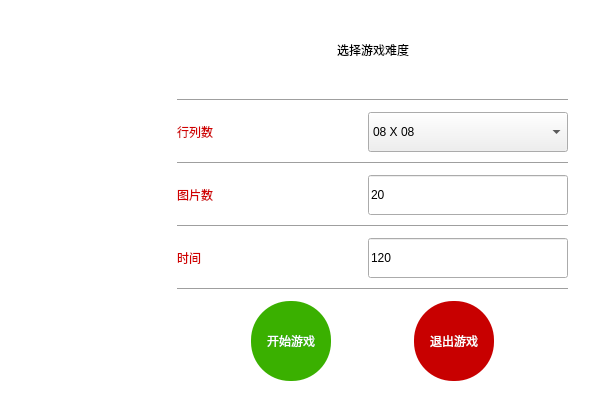
<?xml version="1.0" encoding="UTF-8"?>
<ui version="4.0">
 <class>SelectLevel</class>
 <widget class="QDialog" name="SelectLevel">
  <property name="geometry">
   <rect>
    <x>0</x>
    <y>0</y>
    <width>600</width>
    <height>400</height>
   </rect>
  </property>
  <property name="windowTitle">
   <string>Dialog</string>
  </property>
  <property name="styleSheet">
   <string notr="true">QDialog {
	background-color: rgb(255, 255, 255);
}</string>
  </property>
  <widget class="QLabel" name="label">
   <property name="geometry">
    <rect>
     <x>20</x>
     <y>140</y>
     <width>128</width>
     <height>128</height>
    </rect>
   </property>
   <property name="minimumSize">
    <size>
     <width>128</width>
     <height>128</height>
    </size>
   </property>
   <property name="maximumSize">
    <size>
     <width>128</width>
     <height>128</height>
    </size>
   </property>
   <property name="styleSheet">
    <string notr="true">QLabel {
	border-image: url(:/Main/Resources/Main/Head.png);
}</string>
   </property>
  </widget>
  <widget class="QWidget" name="">
   <property name="geometry">
    <rect>
     <x>177</x>
     <y>10</y>
     <width>391</width>
     <height>371</height>
    </rect>
   </property>
   <layout class="QVBoxLayout" name="verticalLayout">
    <property name="spacing">
     <number>10</number>
    </property>
    <item>
     <layout class="QHBoxLayout" name="horizontalLayout_4">
      <item>
       <spacer name="horizontalSpacer">
        <property name="orientation">
         <enum>Qt::Horizontal</enum>
        </property>
        <property name="sizeHint" stdset="0">
         <size>
          <width>40</width>
          <height>20</height>
         </size>
        </property>
       </spacer>
      </item>
      <item>
       <widget class="QLabel" name="label_2">
        <property name="styleSheet">
         <string notr="true">QLabel {
	color: rgb(0, 0, 0);
	font: 75 22pt &quot;微软雅黑&quot;;
}</string>
        </property>
        <property name="text">
         <string>选择游戏难度</string>
        </property>
       </widget>
      </item>
      <item>
       <spacer name="horizontalSpacer_2">
        <property name="orientation">
         <enum>Qt::Horizontal</enum>
        </property>
        <property name="sizeHint" stdset="0">
         <size>
          <width>40</width>
          <height>20</height>
         </size>
        </property>
       </spacer>
      </item>
     </layout>
    </item>
    <item>
     <widget class="Line" name="line">
      <property name="orientation">
       <enum>Qt::Horizontal</enum>
      </property>
     </widget>
    </item>
    <item>
     <layout class="QHBoxLayout" name="horizontalLayout">
      <item>
       <widget class="QLabel" name="label_3">
        <property name="styleSheet">
         <string notr="true">font: 75 16pt &quot;微软雅黑&quot;;
color: rgb(209, 0, 0);</string>
        </property>
        <property name="text">
         <string>行列数</string>
        </property>
       </widget>
      </item>
      <item>
       <widget class="QComboBox" name="comboBox_cell_number">
        <property name="minimumSize">
         <size>
          <width>200</width>
          <height>40</height>
         </size>
        </property>
        <property name="maximumSize">
         <size>
          <width>200</width>
          <height>40</height>
         </size>
        </property>
        <property name="styleSheet">
         <string notr="true">QComboBox {
	font: 75 16pt &quot;微软雅黑&quot;;
}</string>
        </property>
        <item>
         <property name="text">
          <string>08 X 08</string>
         </property>
        </item>
        <item>
         <property name="text">
          <string>10 X 10</string>
         </property>
        </item>
        <item>
         <property name="text">
          <string>10 X 12</string>
         </property>
        </item>
        <item>
         <property name="text">
          <string>10 X 14</string>
         </property>
        </item>
        <item>
         <property name="text">
          <string>10 X 16</string>
         </property>
        </item>
        <item>
         <property name="text">
          <string>10 X 18</string>
         </property>
        </item>
        <item>
         <property name="text">
          <string>10 X 20</string>
         </property>
        </item>
       </widget>
      </item>
     </layout>
    </item>
    <item>
     <widget class="Line" name="line_2">
      <property name="orientation">
       <enum>Qt::Horizontal</enum>
      </property>
     </widget>
    </item>
    <item>
     <layout class="QHBoxLayout" name="horizontalLayout_2">
      <item>
       <widget class="QLabel" name="label_4">
        <property name="styleSheet">
         <string notr="true">font: 75 16pt &quot;微软雅黑&quot;;
color: rgb(209, 0, 0);</string>
        </property>
        <property name="text">
         <string>图片数</string>
        </property>
       </widget>
      </item>
      <item>
       <widget class="QLineEdit" name="lineEdit_image_number">
        <property name="minimumSize">
         <size>
          <width>200</width>
          <height>40</height>
         </size>
        </property>
        <property name="maximumSize">
         <size>
          <width>200</width>
          <height>40</height>
         </size>
        </property>
        <property name="styleSheet">
         <string notr="true">QLineEdit {
	font: 75 16pt &quot;微软雅黑&quot;;
}</string>
        </property>
        <property name="text">
         <string>20</string>
        </property>
        <property name="placeholderText">
         <string>10&lt;= N &lt;=50</string>
        </property>
       </widget>
      </item>
     </layout>
    </item>
    <item>
     <widget class="Line" name="line_3">
      <property name="orientation">
       <enum>Qt::Horizontal</enum>
      </property>
     </widget>
    </item>
    <item>
     <layout class="QHBoxLayout" name="horizontalLayout_3">
      <item>
       <widget class="QLabel" name="label_5">
        <property name="styleSheet">
         <string notr="true">font: 75 16pt &quot;微软雅黑&quot;;
color: rgb(209, 0, 0);</string>
        </property>
        <property name="text">
         <string>时间</string>
        </property>
       </widget>
      </item>
      <item>
       <widget class="QLineEdit" name="lineEdit_time">
        <property name="minimumSize">
         <size>
          <width>200</width>
          <height>40</height>
         </size>
        </property>
        <property name="maximumSize">
         <size>
          <width>200</width>
          <height>40</height>
         </size>
        </property>
        <property name="styleSheet">
         <string notr="true">QLineEdit {
	font: 75 16pt &quot;微软雅黑&quot;;
}</string>
        </property>
        <property name="text">
         <string>120</string>
        </property>
        <property name="placeholderText">
         <string>20&lt;= T &lt;=600</string>
        </property>
       </widget>
      </item>
     </layout>
    </item>
    <item>
     <widget class="Line" name="line_4">
      <property name="orientation">
       <enum>Qt::Horizontal</enum>
      </property>
     </widget>
    </item>
    <item>
     <layout class="QHBoxLayout" name="horizontalLayout_5">
      <item>
       <spacer name="horizontalSpacer_4">
        <property name="orientation">
         <enum>Qt::Horizontal</enum>
        </property>
        <property name="sizeHint" stdset="0">
         <size>
          <width>40</width>
          <height>20</height>
         </size>
        </property>
       </spacer>
      </item>
      <item>
       <widget class="QPushButton" name="btn_start">
        <property name="minimumSize">
         <size>
          <width>80</width>
          <height>80</height>
         </size>
        </property>
        <property name="maximumSize">
         <size>
          <width>80</width>
          <height>80</height>
         </size>
        </property>
        <property name="styleSheet">
         <string notr="true">QPushButton {
	color: rgb(255, 255, 255);
	background-color: rgb(58, 176, 0);
	border-radius: 39px;
	font: 18px &quot;微软雅黑&quot;;
}
QPushButton::pressed{
    padding-left: 2px;
    padding-top: 2px;
	background-color: rgb(40, 121, 59);
}

</string>
        </property>
        <property name="text">
         <string>开始游戏</string>
        </property>
        <property name="default">
         <bool>true</bool>
        </property>
       </widget>
      </item>
      <item>
       <spacer name="horizontalSpacer_6">
        <property name="orientation">
         <enum>Qt::Horizontal</enum>
        </property>
        <property name="sizeHint" stdset="0">
         <size>
          <width>40</width>
          <height>20</height>
         </size>
        </property>
       </spacer>
      </item>
      <item>
       <widget class="QPushButton" name="btn_exit">
        <property name="minimumSize">
         <size>
          <width>80</width>
          <height>80</height>
         </size>
        </property>
        <property name="maximumSize">
         <size>
          <width>80</width>
          <height>80</height>
         </size>
        </property>
        <property name="styleSheet">
         <string notr="true">QPushButton {
	color: rgb(255, 255, 255);
	background-color: rgb(200, 0, 0);
	border-radius: 39px;
	font: 18px &quot;微软雅黑&quot;;
}
QPushButton::pressed{
    padding-left: 2px;
    padding-top: 2px;
	background-color: rgb(145, 0, 0);
}

</string>
        </property>
        <property name="text">
         <string>退出游戏</string>
        </property>
       </widget>
      </item>
      <item>
       <spacer name="horizontalSpacer_5">
        <property name="orientation">
         <enum>Qt::Horizontal</enum>
        </property>
        <property name="sizeHint" stdset="0">
         <size>
          <width>40</width>
          <height>20</height>
         </size>
        </property>
       </spacer>
      </item>
     </layout>
    </item>
   </layout>
  </widget>
 </widget>
 <resources/>
 <connections/>
</ui>
